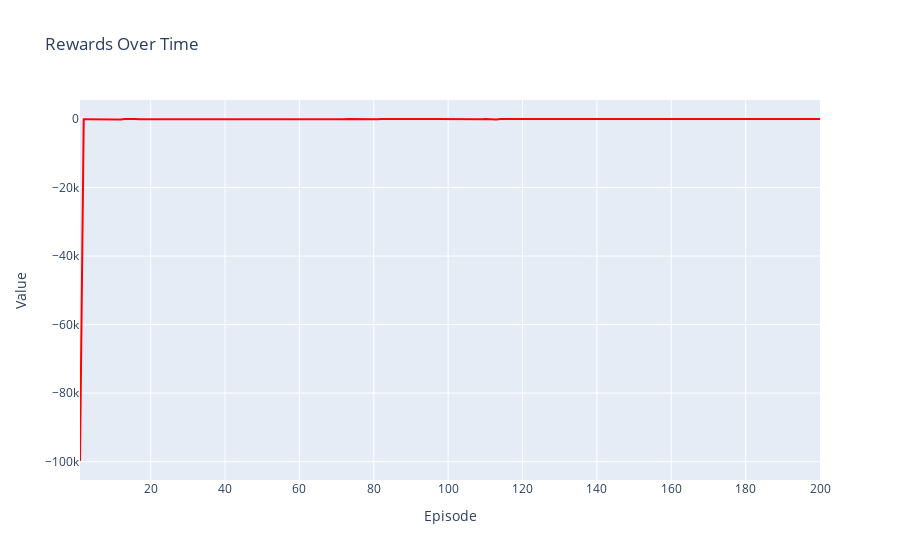

Write notebook code for a chart like this one.
### Code cell
visualize(rewards, list(range(1, num_episodes+1)), 'Rewards')

### Figure 1 — Plotly figure (JSON) as saved in the notebook; plotly's stock layout.template omitted (floating-point values rounded to 4 significant figures; data arrays with more than 128 entries replaced by an {"elided": "..."} marker saying what was removed)
{"data": [{"line": {"color": "red"}, "mode": "lines", "name": "Rewards", "type": "scatter", "x": {"elided": "200 int values"}, "y": {"elided": "200 int values"}}], "layout": {"autosize": true, "legend": {"title": {"text": "Legend"}}, "title": {"text": "Rewards Over Time"}, "xaxis": {"autorange": true, "range": [1, 200], "title": {"text": "Episode"}, "type": "linear"}, "yaxis": {"autorange": true, "range": [-105300.0, 5531.0], "title": {"text": "Value"}, "type": "linear"}}}
